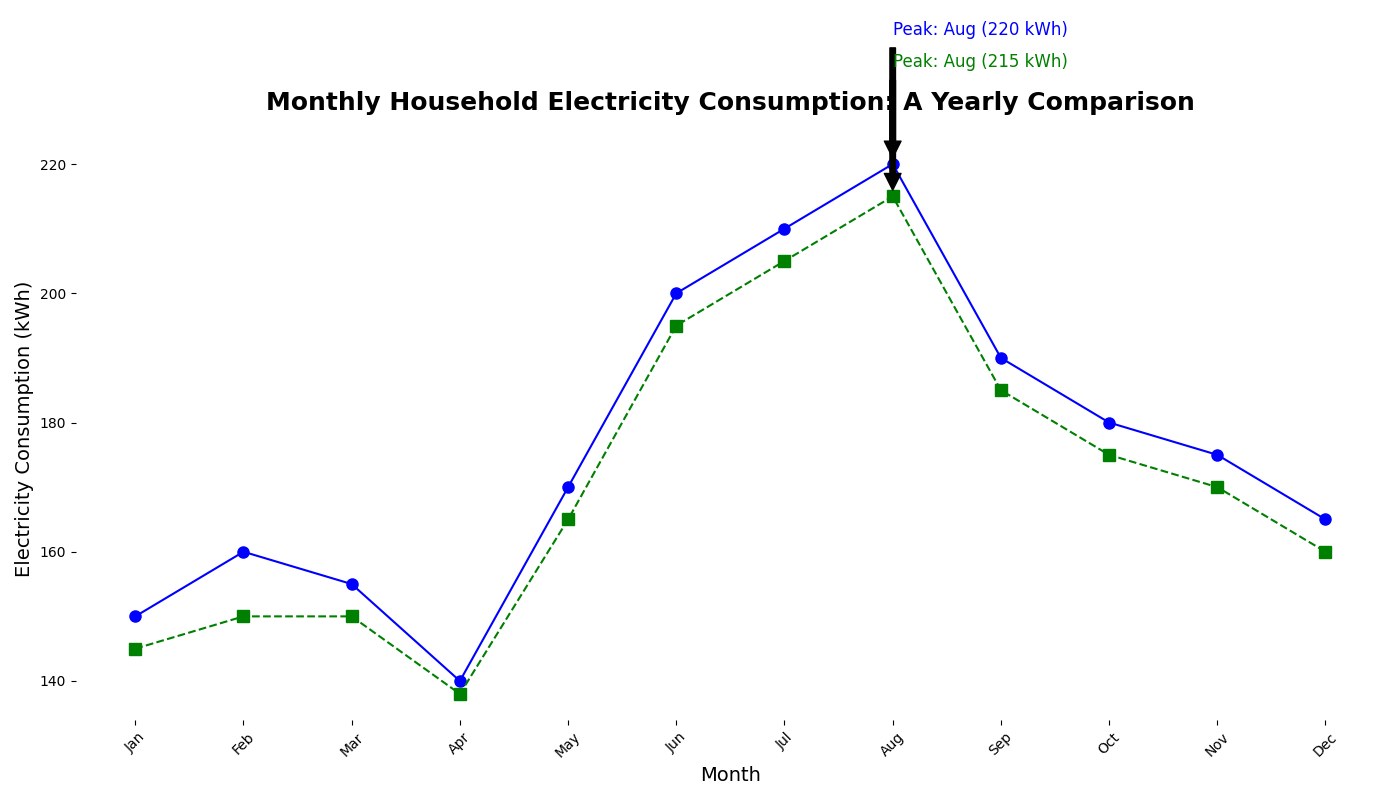

Python code for this plot:
import matplotlib.pyplot as plt
import numpy as np

# Months
months = np.array([
    'Jan', 'Feb', 'Mar', 'Apr', 'May', 'Jun', 
    'Jul', 'Aug', 'Sep', 'Oct', 'Nov', 'Dec'
])

# Electricity consumption data (in kWh) for the current and previous year
consumption_current_year = np.array([150, 160, 155, 140, 170, 200, 210, 220, 190, 180, 175, 165])
consumption_previous_year = np.array([145, 150, 150, 138, 165, 195, 205, 215, 185, 175, 170, 160])

# Set up the figure and axis
fig, ax = plt.subplots(figsize=(14, 8))

# Plot data for the current year
ax.plot(months, consumption_current_year, marker='o', markersize=8, linestyle='-', color='blue')

# Plot data for the previous year
ax.plot(months, consumption_previous_year, marker='s', markersize=8, linestyle='--', color='green')

# Adding titles and labels
ax.set_title('Monthly Household Electricity Consumption: A Yearly Comparison', fontsize=18, fontweight='bold', pad=20)
ax.set_xlabel('Month', fontsize=14)
ax.set_ylabel('Electricity Consumption (kWh)', fontsize=14)

# Removing plot borders (spines)
for spine in ax.spines.values():
    spine.set_visible(False)

# Annotating peak consumption points
peak_current = months[np.argmax(consumption_current_year)]
peak_previous = months[np.argmax(consumption_previous_year)]
ax.annotate(f'Peak: {peak_current} ({max(consumption_current_year)} kWh)', 
            xy=(peak_current, max(consumption_current_year)), 
            xytext=(peak_current, max(consumption_current_year) + 20),
            arrowprops=dict(facecolor='black', shrink=0.05),
            fontsize=12, color='blue')
ax.annotate(f'Peak: {peak_previous} ({max(consumption_previous_year)} kWh)', 
            xy=(peak_previous, max(consumption_previous_year)), 
            xytext=(peak_previous, max(consumption_previous_year) + 20),
            arrowprops=dict(facecolor='black', shrink=0.05),
            fontsize=12, color='green')

# Ensuring that the x-axis labels do not overlap
plt.xticks(rotation=45)

# Automatically adjust layout to prevent overlap
plt.tight_layout()

# Display the plot
plt.show()
